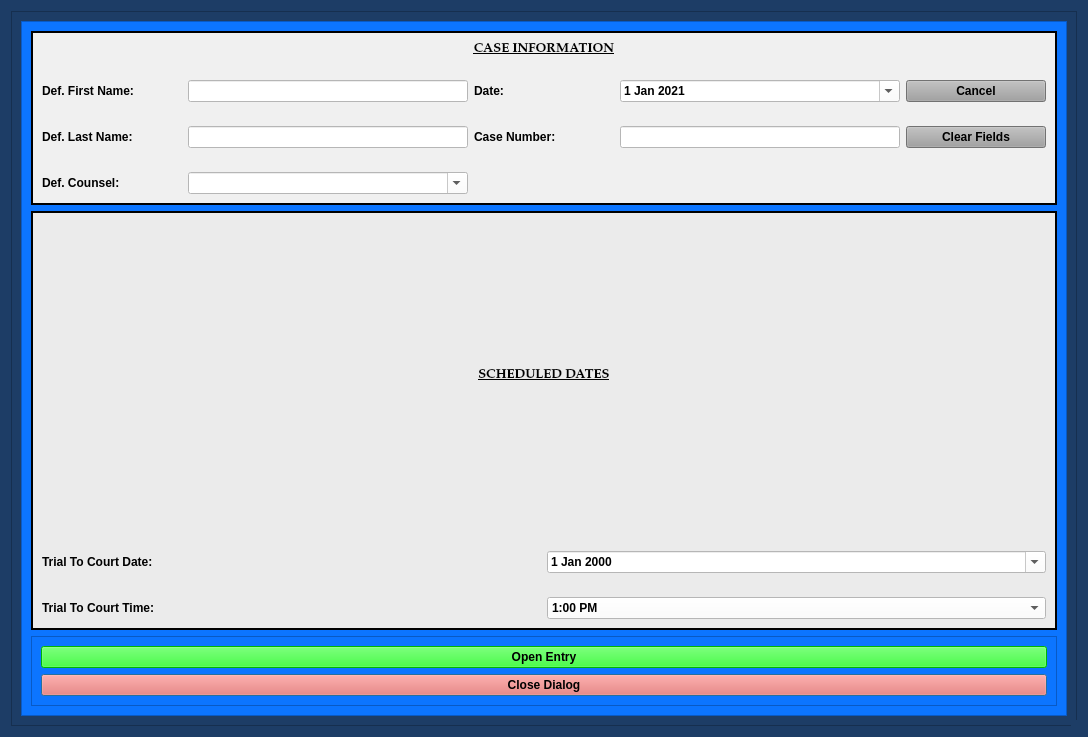
<?xml version="1.0" encoding="UTF-8"?>
<ui version="4.0">
 <class>TrialToCourtHearingDialog</class>
 <widget class="QDialog" name="TrialToCourtHearingDialog">
  <property name="windowModality">
   <enum>Qt::NonModal</enum>
  </property>
  <property name="geometry">
   <rect>
    <x>0</x>
    <y>0</y>
    <width>1088</width>
    <height>737</height>
   </rect>
  </property>
  <property name="sizePolicy">
   <sizepolicy hsizetype="Preferred" vsizetype="Preferred">
    <horstretch>0</horstretch>
    <verstretch>0</verstretch>
   </sizepolicy>
  </property>
  <property name="minimumSize">
   <size>
    <width>0</width>
    <height>0</height>
   </size>
  </property>
  <property name="maximumSize">
   <size>
    <width>2500</width>
    <height>3500</height>
   </size>
  </property>
  <property name="palette">
   <palette>
    <active>
     <colorrole role="Button">
      <brush brushstyle="SolidPattern">
       <color alpha="255">
        <red>29</red>
        <green>61</green>
        <blue>102</blue>
       </color>
      </brush>
     </colorrole>
     <colorrole role="Base">
      <brush brushstyle="SolidPattern">
       <color alpha="255">
        <red>29</red>
        <green>61</green>
        <blue>102</blue>
       </color>
      </brush>
     </colorrole>
     <colorrole role="Window">
      <brush brushstyle="SolidPattern">
       <color alpha="255">
        <red>29</red>
        <green>61</green>
        <blue>102</blue>
       </color>
      </brush>
     </colorrole>
    </active>
    <inactive>
     <colorrole role="Button">
      <brush brushstyle="SolidPattern">
       <color alpha="255">
        <red>29</red>
        <green>61</green>
        <blue>102</blue>
       </color>
      </brush>
     </colorrole>
     <colorrole role="Base">
      <brush brushstyle="SolidPattern">
       <color alpha="255">
        <red>29</red>
        <green>61</green>
        <blue>102</blue>
       </color>
      </brush>
     </colorrole>
     <colorrole role="Window">
      <brush brushstyle="SolidPattern">
       <color alpha="255">
        <red>29</red>
        <green>61</green>
        <blue>102</blue>
       </color>
      </brush>
     </colorrole>
    </inactive>
    <disabled>
     <colorrole role="Button">
      <brush brushstyle="SolidPattern">
       <color alpha="255">
        <red>29</red>
        <green>61</green>
        <blue>102</blue>
       </color>
      </brush>
     </colorrole>
     <colorrole role="Base">
      <brush brushstyle="SolidPattern">
       <color alpha="255">
        <red>29</red>
        <green>61</green>
        <blue>102</blue>
       </color>
      </brush>
     </colorrole>
     <colorrole role="Window">
      <brush brushstyle="SolidPattern">
       <color alpha="255">
        <red>29</red>
        <green>61</green>
        <blue>102</blue>
       </color>
      </brush>
     </colorrole>
    </disabled>
   </palette>
  </property>
  <property name="font">
   <font>
    <family>Palatino Linotype</family>
    <pointsize>10</pointsize>
    <weight>75</weight>
    <italic>false</italic>
    <bold>true</bold>
   </font>
  </property>
  <property name="windowTitle">
   <string>Trial To Court Hearing Notice Information</string>
  </property>
  <property name="toolTip">
   <string/>
  </property>
  <property name="styleSheet">
   <string notr="true">background-color: rgb(29, 61, 102);
font: 75 10pt &quot;Palatino Linotype&quot;;
font-weight: bold;</string>
  </property>
  <property name="sizeGripEnabled">
   <bool>true</bool>
  </property>
  <property name="modal">
   <bool>true</bool>
  </property>
  <layout class="QGridLayout" name="gridLayout_8">
   <item row="0" column="0">
    <widget class="QFrame" name="frame_4">
     <property name="styleSheet">
      <string notr="true">background-color: rgb(29, 61, 102);</string>
     </property>
     <property name="frameShape">
      <enum>QFrame::StyledPanel</enum>
     </property>
     <property name="frameShadow">
      <enum>QFrame::Raised</enum>
     </property>
     <layout class="QGridLayout" name="gridLayout_4">
      <item row="0" column="0">
       <widget class="QScrollArea" name="scrollArea">
        <property name="focusPolicy">
         <enum>Qt::NoFocus</enum>
        </property>
        <property name="styleSheet">
         <string notr="true">background-color: rgb(12, 117, 255);</string>
        </property>
        <property name="widgetResizable">
         <bool>true</bool>
        </property>
        <widget class="QWidget" name="scrollAreaWidgetContents">
         <property name="geometry">
          <rect>
           <x>0</x>
           <y>0</y>
           <width>1048</width>
           <height>697</height>
          </rect>
         </property>
         <layout class="QGridLayout" name="gridLayout_2">
          <item row="2" column="0">
           <widget class="QFrame" name="frame_8">
            <property name="styleSheet">
             <string notr="true">background-color: rgb(12, 117, 255);</string>
            </property>
            <property name="frameShape">
             <enum>QFrame::StyledPanel</enum>
            </property>
            <property name="frameShadow">
             <enum>QFrame::Raised</enum>
            </property>
            <layout class="QGridLayout" name="gridLayout_10">
             <item row="2" column="0">
              <widget class="QPushButton" name="close_dialog_Button">
               <property name="styleSheet">
                <string notr="true">background-color: rgb(255, 96, 82);
font: 75 11pt &quot;Palatino Linotype&quot;;
font-weight: bold;</string>
               </property>
               <property name="text">
                <string>Close Dialog</string>
               </property>
              </widget>
             </item>
             <item row="0" column="0">
              <widget class="QPushButton" name="create_entry_Button">
               <property name="styleSheet">
                <string notr="true">background-color: rgb(0, 255, 0);
font: 75 11pt &quot;Palatino Linotype&quot;;
font-weight: bold;</string>
               </property>
               <property name="text">
                <string>Open Entry</string>
               </property>
               <property name="autoDefault">
                <bool>false</bool>
               </property>
              </widget>
             </item>
            </layout>
           </widget>
          </item>
          <item row="1" column="0">
           <widget class="QFrame" name="frame_5">
            <property name="styleSheet">
             <string notr="true">background-color: rgb(235, 235, 235);</string>
            </property>
            <property name="frameShape">
             <enum>QFrame::Box</enum>
            </property>
            <property name="frameShadow">
             <enum>QFrame::Plain</enum>
            </property>
            <property name="lineWidth">
             <number>2</number>
            </property>
            <layout class="QGridLayout" name="gridLayout_6">
             <item row="0" column="0">
              <layout class="QGridLayout" name="gridLayout_3" rowstretch="1,0,0,0">
               <property name="verticalSpacing">
                <number>24</number>
               </property>
               <item row="0" column="0" colspan="2">
                <widget class="QLabel" name="label_5">
                 <property name="font">
                  <font>
                   <family>Palatino Linotype</family>
                   <pointsize>10</pointsize>
                   <weight>75</weight>
                   <italic>false</italic>
                   <bold>true</bold>
                   <underline>true</underline>
                  </font>
                 </property>
                 <property name="text">
                  <string>SCHEDULED DATES</string>
                 </property>
                 <property name="alignment">
                  <set>Qt::AlignCenter</set>
                 </property>
                </widget>
               </item>
               <item row="2" column="0">
                <widget class="QLabel" name="label_7">
                 <property name="text">
                  <string>Trial To Court Time:</string>
                 </property>
                </widget>
               </item>
               <item row="2" column="1">
                <widget class="NoScrollComboBox" name="final_pretrial_time_box">
                 <property name="styleSheet">
                  <string notr="true">background-color: rgb(255, 255, 255);</string>
                 </property>
                 <item>
                  <property name="text">
                   <string>1:00 PM</string>
                  </property>
                 </item>
                 <item>
                  <property name="text">
                   <string>1:15 PM</string>
                  </property>
                 </item>
                 <item>
                  <property name="text">
                   <string>1:30 PM</string>
                  </property>
                 </item>
                 <item>
                  <property name="text">
                   <string>1:45 PM</string>
                  </property>
                 </item>
                 <item>
                  <property name="text">
                   <string>2:00 PM</string>
                  </property>
                 </item>
                 <item>
                  <property name="text">
                   <string>2:15 PM</string>
                  </property>
                 </item>
                 <item>
                  <property name="text">
                   <string>2:30 PM</string>
                  </property>
                 </item>
                 <item>
                  <property name="text">
                   <string>2:45 PM</string>
                  </property>
                 </item>
                 <item>
                  <property name="text">
                   <string>3:00 PM</string>
                  </property>
                 </item>
                 <item>
                  <property name="text">
                   <string>3:15 PM</string>
                  </property>
                 </item>
                 <item>
                  <property name="text">
                   <string>3:30 PM</string>
                  </property>
                 </item>
                 <item>
                  <property name="text">
                   <string>3:45 PM</string>
                  </property>
                 </item>
                 <item>
                  <property name="text">
                   <string>4:00 PM</string>
                  </property>
                 </item>
                 <item>
                  <property name="text">
                   <string>4:15 PM</string>
                  </property>
                 </item>
                </widget>
               </item>
               <item row="1" column="0">
                <widget class="QLabel" name="label_4">
                 <property name="text">
                  <string>Trial To Court Date:</string>
                 </property>
                </widget>
               </item>
               <item row="1" column="1">
                <widget class="NoScrollDateEdit" name="trial_dateEdit">
                 <property name="styleSheet">
                  <string notr="true">color: rgb(0, 0, 0);
background-color: rgb(255, 255, 255);</string>
                 </property>
                 <property name="calendarPopup">
                  <bool>true</bool>
                 </property>
                </widget>
               </item>
              </layout>
             </item>
            </layout>
           </widget>
          </item>
          <item row="0" column="0">
           <widget class="QFrame" name="case_name_Frame">
            <property name="sizePolicy">
             <sizepolicy hsizetype="Preferred" vsizetype="Preferred">
              <horstretch>0</horstretch>
              <verstretch>0</verstretch>
             </sizepolicy>
            </property>
            <property name="styleSheet">
             <string notr="true">background-color: rgb(240, 240, 240);</string>
            </property>
            <property name="frameShape">
             <enum>QFrame::Box</enum>
            </property>
            <property name="frameShadow">
             <enum>QFrame::Plain</enum>
            </property>
            <property name="lineWidth">
             <number>2</number>
            </property>
            <layout class="QGridLayout" name="gridLayout_5">
             <item row="0" column="0">
              <layout class="QGridLayout" name="gridLayout" columnstretch="1,2,1,2,1">
               <property name="verticalSpacing">
                <number>24</number>
               </property>
               <item row="1" column="0">
                <widget class="QLabel" name="label">
                 <property name="text">
                  <string>Def. First Name:</string>
                 </property>
                </widget>
               </item>
               <item row="1" column="1">
                <widget class="QLineEdit" name="defendant_first_name_lineEdit">
                 <property name="styleSheet">
                  <string notr="true">background-color: rgb(255, 255, 255);</string>
                 </property>
                </widget>
               </item>
               <item row="1" column="2">
                <widget class="QLabel" name="label_26">
                 <property name="text">
                  <string>Date:</string>
                 </property>
                </widget>
               </item>
               <item row="1" column="3">
                <widget class="NoScrollDateEdit" name="plea_trial_date">
                 <property name="focusPolicy">
                  <enum>Qt::NoFocus</enum>
                 </property>
                 <property name="styleSheet">
                  <string notr="true">color: rgb(0, 0, 0);
background-color: rgb(255, 255, 255);</string>
                 </property>
                 <property name="minimumDate">
                  <date>
                   <year>2021</year>
                   <month>1</month>
                   <day>1</day>
                  </date>
                 </property>
                 <property name="calendarPopup">
                  <bool>true</bool>
                 </property>
                 <property name="date">
                  <date>
                   <year>2021</year>
                   <month>1</month>
                   <day>1</day>
                  </date>
                 </property>
                </widget>
               </item>
               <item row="1" column="4">
                <widget class="QPushButton" name="cancel_Button">
                 <property name="focusPolicy">
                  <enum>Qt::NoFocus</enum>
                 </property>
                 <property name="styleSheet">
                  <string notr="true">background-color: rgb(160, 160, 160);</string>
                 </property>
                 <property name="text">
                  <string>Cancel</string>
                 </property>
                </widget>
               </item>
               <item row="2" column="0">
                <widget class="QLabel" name="label_2">
                 <property name="text">
                  <string>Def. Last Name:</string>
                 </property>
                </widget>
               </item>
               <item row="2" column="1">
                <widget class="QLineEdit" name="defendant_last_name_lineEdit">
                 <property name="enabled">
                  <bool>true</bool>
                 </property>
                 <property name="styleSheet">
                  <string notr="true">background-color: rgb(255, 255, 255);</string>
                 </property>
                </widget>
               </item>
               <item row="2" column="2">
                <widget class="QLabel" name="label_3">
                 <property name="text">
                  <string>Case Number:</string>
                 </property>
                </widget>
               </item>
               <item row="2" column="3">
                <widget class="QLineEdit" name="case_number_lineEdit">
                 <property name="maximumSize">
                  <size>
                   <width>500</width>
                   <height>16777215</height>
                  </size>
                 </property>
                 <property name="styleSheet">
                  <string notr="true">background-color: rgb(255, 255, 255);</string>
                 </property>
                </widget>
               </item>
               <item row="2" column="4">
                <widget class="QPushButton" name="clear_fields_case_Button">
                 <property name="focusPolicy">
                  <enum>Qt::NoFocus</enum>
                 </property>
                 <property name="styleSheet">
                  <string notr="true">background-color: rgb(160, 160, 160);</string>
                 </property>
                 <property name="text">
                  <string>Clear Fields</string>
                 </property>
                </widget>
               </item>
               <item row="3" column="0">
                <widget class="QLabel" name="label_24">
                 <property name="text">
                  <string>Def. Counsel:</string>
                 </property>
                </widget>
               </item>
               <item row="3" column="1">
                <widget class="QComboBox" name="defense_counsel_name_box">
                 <property name="styleSheet">
                  <string notr="true">background-color: rgb(255, 255, 255);</string>
                 </property>
                 <property name="editable">
                  <bool>true</bool>
                 </property>
                </widget>
               </item>
               <item row="0" column="0" colspan="5">
                <widget class="QLabel" name="label_6">
                 <property name="font">
                  <font>
                   <family>Palatino Linotype</family>
                   <pointsize>10</pointsize>
                   <weight>75</weight>
                   <italic>false</italic>
                   <bold>true</bold>
                   <underline>true</underline>
                  </font>
                 </property>
                 <property name="text">
                  <string>CASE INFORMATION</string>
                 </property>
                 <property name="alignment">
                  <set>Qt::AlignCenter</set>
                 </property>
                </widget>
               </item>
              </layout>
             </item>
            </layout>
           </widget>
          </item>
         </layout>
        </widget>
       </widget>
      </item>
     </layout>
    </widget>
   </item>
  </layout>
 </widget>
 <customwidgets>
  <customwidget>
   <class>NoScrollDateEdit</class>
   <extends>QDateEdit</extends>
   <header>.custom_widgets</header>
  </customwidget>
  <customwidget>
   <class>NoScrollComboBox</class>
   <extends>QComboBox</extends>
   <header>.custom_widgets</header>
  </customwidget>
 </customwidgets>
 <tabstops>
  <tabstop>defendant_first_name_lineEdit</tabstop>
  <tabstop>defendant_last_name_lineEdit</tabstop>
  <tabstop>case_number_lineEdit</tabstop>
  <tabstop>create_entry_Button</tabstop>
  <tabstop>close_dialog_Button</tabstop>
 </tabstops>
 <resources/>
 <connections/>
 <slots>
  <slot>create_entry()</slot>
  <slot>continue_dialog()</slot>
  <slot>close_window()</slot>
  <slot>set_dialog()</slot>
  <slot>update_case_information()</slot>
  <slot>ovi_dialog()</slot>
  <slot>sentencing_dialog()</slot>
  <slot>proceed_to_sentencing()</slot>
  <slot>proceed_to_ovi()</slot>
  <slot>add_charge()</slot>
  <slot>set_statute()</slot>
  <slot>set_pay_date()</slot>
  <slot>amend_offense()</slot>
  <slot>set_offense()</slot>
  <slot>add_charge_to_view()</slot>
  <slot>delete_charge()</slot>
  <slot>delete_charge_from_view()</slot>
  <slot>close_event()</slot>
  <slot>set_fra_in_file()</slot>
  <slot>set_fra_in_court()</slot>
  <slot>start_add_conditions_dialog()</slot>
  <slot>start_amend_offense_dialog()</slot>
 </slots>
 <buttongroups>
  <buttongroup name="buttonGroup"/>
 </buttongroups>
</ui>
